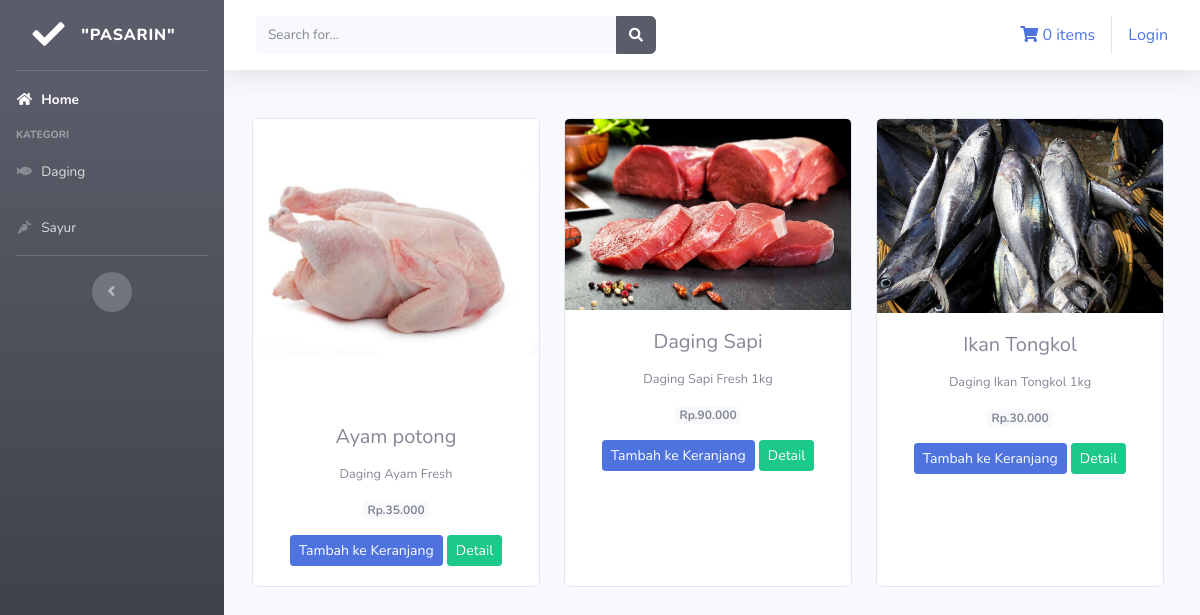
The page /index.php/kategori/daging on the database its author committed.
### tables this page shows
CREATE TABLE `table_topekas` (
  `id_brg` int(11) NOT NULL,
  `nama_brg` varchar(120) NOT NULL,
  `keterangan` varchar(225) NOT NULL,
  `kategori` varchar(60) NOT NULL,
  `harga` int(11) NOT NULL,
  `stok` int(4) NOT NULL,
  `gambar` text NOT NULL
);

### application/controllers/kategori.php (called while the page is built, shortened)
<?php
class Kategori extends CI_Controller{
    public function daging()
    {
        $data['daging'] = $this->model_kategori->data_daging()->result();
        $this->load->view('templates/header');
        $this->load->view('templates/sidebar');
        $this->load->view('daging', $data);
        $this->load->view('templates/footer');
    }
}

### index.php (called while the page is built, shortened)
<?php
require_once BASEPATH.'core/CodeIgniter.php';

### application/models/model_kategori.php (called while the page is built, shortened)
<?php
class Model_kategori extends CI_Model{
    public function data_daging(){
        return $this->db->get_where("table_topekas",array('
        kategori' => 'daging'));
    }
}

### application/views/daging.php (the view)
<div class="container-fluid">
    <div class="row text-center">
        <?php foreach ($daging as $brg) : ?>
            <div class="card mt-4 ml-3 mr-2" style="width: 18rem;">
              <img src="<?php echo base_url(). '/assets/picture/' .$brg->gambar ?>" class="card-img-top" alt="...">
                 <div class="card-body">
                    <h5 class="card-title"><?php echo $brg->nama_brg ?></h5>
                    <small><?php echo $brg->keterangan ?></small><br>
                    <span class="badge bg-light mt-3 mb-3">Rp.<?php echo number_format($brg->harga, 0,',','.') ?></span><br>
                    <?php echo anchor('dashboard/tambah_ke_keranjang/'.$brg->id_brg,'<div class="btn btn-sm btn-primary">Tambah ke Keranjang</div>') ?>
                    <?php echo anchor('dashboard/detail/'.$brg->id_brg,'<div class="btn btn-sm btn-success">Detail</div>') ?>
                </div>
            </div>
        <?php endforeach ?>
    </div>
</div>

### application/views/templates/header.php (shortened to what this page needs)
<!DOCTYPE html>
<html lang="en">
<head>
    <link href="<?php echo base_url() ?>assets/vendor/fontawesome-free/css/all.min.css" rel="stylesheet" type="text/css">
    <link href="<?php echo base_url() ?>assets/css/sb-admin-2.min.css" rel="stylesheet">
</head>

### application/views/templates/sidebar.php (shortened to what this page needs)
<body id="page-top">
    <div id="wrapper">
        <ul class="navbar-nav bg-gradient-dark sidebar sidebar-dark accordion" id="accordionSidebar">
            <a class="sidebar-brand d-flex align-items-center justify-content-center" href="index.html">
                <div class="sidebar-brand-icon">
                    <i class="fas fa-check"></i>
                </div>
                <div class="sidebar-brand-text mx-3">"PASARIN"</div>
            </a>
            <hr class="sidebar-divider my-0">
            <li class="nav-item active">
                <a class="nav-link" href="<?php echo base_url('welcome')
                ?>">
                    <i class="fas fa-fw fa-home"></i>
                    <span>Home</span></a>
            </li>
            <div class="sidebar-heading">
                KATEGORI
            </div>
            <li class="nav-item">
                <a class="nav-link" href="<?php echo base_url('kategori/daging')
                ?>">
                    <i class="fas fa-fw fa-fish"></i>
                    <span>Daging</span></a>
            </li>
            <li class="nav-item">
                <a class="nav-link" href="<?php echo base_url('kategori/sayur')
                ?>">
                    <i class="fas fa-fw fa-carrot"></i>
                    <span>Sayur</span></a>
            </li>
            <hr class="sidebar-divider d-none d-md-block">
            <div class="text-center d-none d-md-inline">
                <button class="rounded-circle border-0" id="sidebarToggle"></button>
            </div>
        </ul>
        <div id="content-wrapper" class="d-flex flex-column">
            <div id="content">
                <nav class="navbar navbar-expand navbar-light bg-white topbar mb-4 static-top shadow">
                    <form
                        class="d-none d-sm-inline-block form-inline mr-auto ml-md-3 my-2 my-md-0 mw-100 navbar-search">
                        <div class="input-group">
                            <input type="text" class="form-control bg-light border-0 small" placeholder="Search for..."
                                aria-label="Search" aria-describedby="basic-addon2">
                            <div class="input-group-append">
                                <button class="btn btn-dark" type="button">
                                    <i class="fas fa-search fa-sm"></i>
                                </button>
                            </div>
                        </div>
                    </form>
                    <ul class="navbar-nav ml-auto">
                        <div class="navbar">
                          <ul class="nav navbar-nav navbar-right">
                            <li>
                                <?php
                                $keranjang = '<i class="fas fa-shopping-cart"></i> ' .$this->cart->total_items(). ' items'
                                ?>
                                <?php echo anchor('welcome/detail_keranjang', $keranjang) ?>
                            </li>
                          </ul>
                        <ul class="na navbar-nav navbar-right">
                          <?php if($this->session->userdata('username')) { ?>
                            <li><div>Selamat Datang <?php echo $this->session->userdata
                            ('username') ?></div></li>
                            <li class="ml-2"><?php echo anchor('auth/logout','Logout') ?></li>
                          <?php } else { ?>
                            <li><?php echo anchor('auth/login', 'Login'); ?></li>
                          <?php } ?>
                        </ul>
                        </div>
                    </ul>
                </nav>

### application/views/templates/footer.php (shortened to what this page needs)
</body>
</html>

### rows shown on the page
table_topekas: gambar (picture), nama_brg "Ayam potong", keterangan "Daging Ayam Fresh", harga "35.000", id_brg "Tambah ke Keranjang", id_brg "Detail"
table_topekas: gambar (picture), nama_brg "Daging Sapi", keterangan "Daging Sapi Fresh 1kg", harga "90.000", id_brg "Tambah ke Keranjang", id_brg "Detail"
table_topekas: gambar (picture), nama_brg "Ikan Tongkol", keterangan "Daging Ikan Tongkol 1kg", harga "30.000", id_brg "Tambah ke Keranjang", id_brg "Detail"

### other values the page prints
$this->cart->total_items() "0"
anchor('auth/login', 'Login') "Login"
